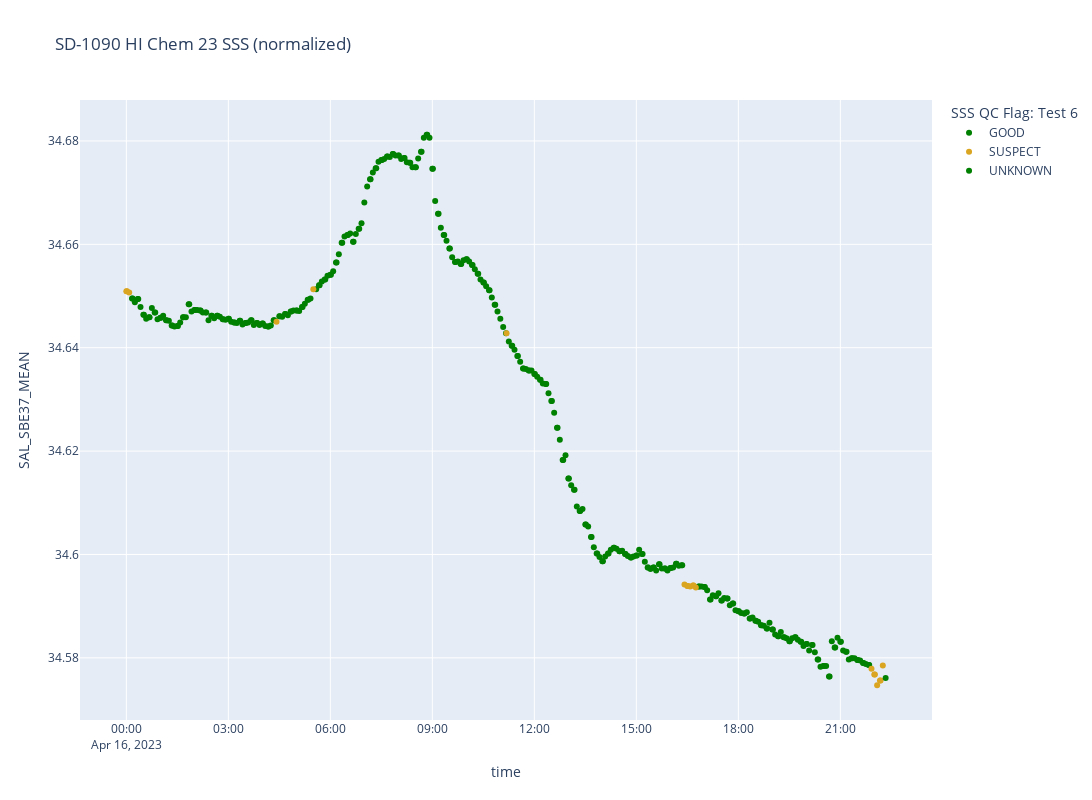

The cell this chart's notebook holds for it:
### Markdown cell above
#### Test 6 - Salinity

Finally, we can compare the flags assigned (using identical tolerance parameters) to the normalized data, which contains the actual values the NN used to generate the distribution. If the assigned flags are not identical, it's likely time to go back to the drawing board.
>
Since normalization is a linear transformation $x^* = (x - \mu) / \sigma$, it should preserve the shape of the distribution. If what the NN generates doesn't behave this way, then whatever the output is can't be said to be a distribution, and may not even represent EoS we think it does - in other words: the model isn't trustworthy. 
>
It's worth noting, however, that any classification scheme applied to continuous values can and will result in values near the boundary of the respective classes. One or two minor discrepancies may not mean much if they are close to the threshold. This is true if the parameters are chosen arbitrarily (as in Tests 1-6), or selected more carefully (e.g. by using parameter optimization).

### Code cell
px.scatter(
    hi1090qc, 
    x="time", y="SAL_SBE37_MEAN", 
    color='SSS QC Flag: Test 6', 
    width = 1400, height = 800, 
    color_discrete_sequence=["green", "gray", "goldenrod", "red", "black"], 
    category_orders={"SSS QC Flag: Test 6": ["GOOD", "UNKNKOWN", "SUSPECT", "FAIL", "MISSING"]},
    title='SD-1090 HI Chem 23 SSS (normalized)'
    )

### Figure 1 — Plotly figure (JSON) as saved in the notebook; plotly's stock layout.template omitted (floating-point values rounded to 4 significant figures; data arrays with more than 128 entries replaced by an {"elided": "..."} marker saying what was removed)
{"data": [{"hovertemplate": "SSS QC Flag: Test 6=GOOD<br>time=%{x}<br>SAL_SBE37_MEAN=%{y}<extra></extra>", "legendgroup": "GOOD", "marker": {"color": "green", "symbol": "circle"}, "mode": "markers", "name": "GOOD", "orientation": "v", "showlegend": true, "type": "scatter", "x": {"elided": "379 str values"}, "xaxis": "x", "y": {"elided": "379 float values"}, "yaxis": "y"}, {"hovertemplate": "SSS QC Flag: Test 6=SUSPECT<br>time=%{x}<br>SAL_SBE37_MEAN=%{y}<extra></extra>", "legendgroup": "SUSPECT", "marker": {"color": "goldenrod", "symbol": "circle"}, "mode": "markers", "name": "SUSPECT", "orientation": "v", "showlegend": true, "type": "scatter", "x": ["2023-04-16 00:00:00", "2023-04-16 00:01:00", "2023-04-16 00:05:00", "2023-04-16 04:25:00", "2023-04-16 05:30:00", "2023-04-16 11:11:00", "2023-04-16 16:25:00", "2023-04-16 16:30:00", "2023-04-16 16:31:00", "2023-04-16 16:35:00", "2023-04-16 16:40:00", "2023-04-16 16:41:00", "2023-04-16 16:45:00", "2023-04-16 21:55:00", "2023-04-16 22:00:00", "2023-04-16 22:01:00", "2023-04-16 22:05:00", "2023-04-16 22:10:00", "2023-04-16 22:11:00", "2023-04-16 22:15:00"], "xaxis": "x", "y": [34.65, 34.65, 34.65, 34.65, 34.65, 34.64, 34.59, 34.59, 34.59, 34.59, 34.59, 34.59, 34.59, 34.58, 34.58, 34.58, 34.57, 34.58, 34.58, 34.58], "yaxis": "y"}, {"hovertemplate": "SSS QC Flag: Test 6=UNKNOWN<br>time=%{x}<br>SAL_SBE37_MEAN=%{y}<extra></extra>", "legendgroup": "UNKNOWN", "marker": {"color": "green", "symbol": "circle"}, "mode": "markers", "name": "UNKNOWN", "orientation": "v", "showlegend": true, "type": "scatter", "x": ["2023-04-16 22:20:00"], "xaxis": "x", "y": [34.58], "yaxis": "y"}], "layout": {"height": 800, "legend": {"title": {"text": "SSS QC Flag: Test 6"}, "tracegroupgap": 0}, "title": {"text": "SD-1090 HI Chem 23 SSS (normalized)"}, "width": 1400, "xaxis": {"anchor": "y", "domain": [0, 1], "title": {"text": "time"}}, "yaxis": {"anchor": "x", "domain": [0, 1], "title": {"text": "SAL_SBE37_MEAN"}}}}
